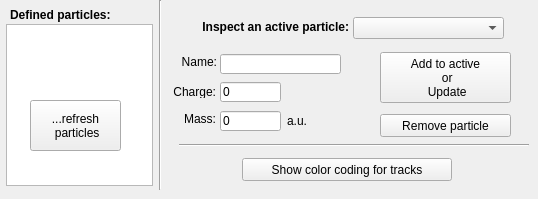
      <widget class="QWidget" name="tabParticles">
       <attribute name="title">
        <string>Particles</string>
       </attribute>
       <widget class="QLabel" name="label">
        <property name="geometry">
         <rect>
          <x>163</x>
          <y>54</y>
          <width>54</width>
          <height>16</height>
         </rect>
        </property>
        <property name="text">
         <string>Name:</string>
        </property>
        <property name="alignment">
         <set>Qt::AlignRight|Qt::AlignTrailing|Qt::AlignVCenter</set>
        </property>
       </widget>
       <widget class="QLabel" name="label_39">
        <property name="geometry">
         <rect>
          <x>10</x>
          <y>4</y>
          <width>171</width>
          <height>21</height>
         </rect>
        </property>
        <property name="font">
         <font>
          <weight>75</weight>
          <bold>true</bold>
         </font>
        </property>
        <property name="text">
         <string>Defined particles:</string>
        </property>
       </widget>
       <widget class="Line" name="line_13">
        <property name="geometry">
         <rect>
          <x>150</x>
          <y>0</y>
          <width>20</width>
          <height>190</height>
         </rect>
        </property>
        <property name="orientation">
         <enum>Qt::Vertical</enum>
        </property>
       </widget>
       <widget class="QComboBox" name="cobParticleToInspect">
        <property name="geometry">
         <rect>
          <x>353</x>
          <y>17</y>
          <width>151</width>
          <height>22</height>
         </rect>
        </property>
       </widget>
       <widget class="QLabel" name="label_27">
        <property name="geometry">
         <rect>
          <x>162</x>
          <y>19</y>
          <width>187</width>
          <height>16</height>
         </rect>
        </property>
        <property name="font">
         <font>
          <weight>75</weight>
          <bold>true</bold>
         </font>
        </property>
        <property name="text">
         <string>Inspect an active particle:</string>
        </property>
        <property name="alignment">
         <set>Qt::AlignRight|Qt::AlignTrailing|Qt::AlignVCenter</set>
        </property>
       </widget>
       <widget class="QLineEdit" name="leParticleName">
        <property name="geometry">
         <rect>
          <x>220</x>
          <y>54</y>
          <width>121</width>
          <height>20</height>
         </rect>
        </property>
       </widget>
       <widget class="QPushButton" name="pbAddparticleToActive">
        <property name="enabled">
         <bool>true</bool>
        </property>
        <property name="geometry">
         <rect>
          <x>380</x>
          <y>52</y>
          <width>131</width>
          <height>51</height>
         </rect>
        </property>
        <property name="text">
         <string>Add to active 
 or 
 Update</string>
        </property>
       </widget>
       <widget class="QLabel" name="label_47">
        <property name="geometry">
         <rect>
          <x>162</x>
          <y>111</y>
          <width>54</width>
          <height>16</height>
         </rect>
        </property>
        <property name="text">
         <string>Mass:</string>
        </property>
        <property name="alignment">
         <set>Qt::AlignRight|Qt::AlignTrailing|Qt::AlignVCenter</set>
        </property>
       </widget>
       <widget class="QPushButton" name="pbRefreshParticles">
        <property name="geometry">
         <rect>
          <x>30</x>
          <y>100</y>
          <width>91</width>
          <height>51</height>
         </rect>
        </property>
        <property name="text">
         <string>...refresh
 particles</string>
        </property>
       </widget>
       <widget class="QLineEdit" name="ledMass">
        <property name="geometry">
         <rect>
          <x>220</x>
          <y>111</y>
          <width>61</width>
          <height>20</height>
         </rect>
        </property>
        <property name="text">
         <string>0</string>
        </property>
       </widget>
       <widget class="QLabel" name="label_57">
        <property name="geometry">
         <rect>
          <x>287</x>
          <y>114</y>
          <width>46</width>
          <height>13</height>
         </rect>
        </property>
        <property name="text">
         <string>a.u.</string>
        </property>
       </widget>
       <widget class="QListWidget" name="lwParticles">
        <property name="geometry">
         <rect>
          <x>6</x>
          <y>24</y>
          <width>147</width>
          <height>162</height>
         </rect>
        </property>
        <property name="contextMenuPolicy">
         <enum>Qt::CustomContextMenu</enum>
        </property>
       </widget>
       <widget class="QLabel" name="label_12">
        <property name="geometry">
         <rect>
          <x>162</x>
          <y>85</y>
          <width>54</width>
          <height>13</height>
         </rect>
        </property>
        <property name="text">
         <string>Charge:</string>
        </property>
        <property name="alignment">
         <set>Qt::AlignRight|Qt::AlignTrailing|Qt::AlignVCenter</set>
        </property>
       </widget>
       <widget class="QLineEdit" name="ledParticleCharge">
        <property name="geometry">
         <rect>
          <x>220</x>
          <y>82</y>
          <width>61</width>
          <height>20</height>
         </rect>
        </property>
        <property name="text">
         <string>0</string>
        </property>
       </widget>
       <widget class="QPushButton" name="pbRemoveParticle">
        <property name="geometry">
         <rect>
          <x>380</x>
          <y>114</y>
          <width>131</width>
          <height>23</height>
         </rect>
        </property>
        <property name="text">
         <string>Remove particle</string>
        </property>
       </widget>
       <widget class="Line" name="line_25">
        <property name="geometry">
         <rect>
          <x>179</x>
          <y>144</y>
          <width>350</width>
          <height>3</height>
         </rect>
        </property>
        <property name="orientation">
         <enum>Qt::Horizontal</enum>
        </property>
       </widget>
       <widget class="QPushButton" name="pbShowColorCoding">
        <property name="geometry">
         <rect>
          <x>242</x>
          <y>158</y>
          <width>210</width>
          <height>23</height>
         </rect>
        </property>
        <property name="toolTip">
         <string>Press and hold to see color coding</string>
        </property>
        <property name="text">
         <string>Show color coding for tracks</string>
        </property>
       </widget>
       <zorder>lwParticles</zorder>
       <zorder>label</zorder>
       <zorder>label_39</zorder>
       <zorder>line_13</zorder>
       <zorder>cobParticleToInspect</zorder>
       <zorder>label_27</zorder>
       <zorder>leParticleName</zorder>
       <zorder>pbAddparticleToActive</zorder>
       <zorder>label_47</zorder>
       <zorder>pbRefreshParticles</zorder>
       <zorder>ledMass</zorder>
       <zorder>label_57</zorder>
       <zorder>label_12</zorder>
       <zorder>ledParticleCharge</zorder>
       <zorder>pbRemoveParticle</zorder>
       <zorder>line_25</zorder>
       <zorder>pbShowColorCoding</zorder>
      </widget>
